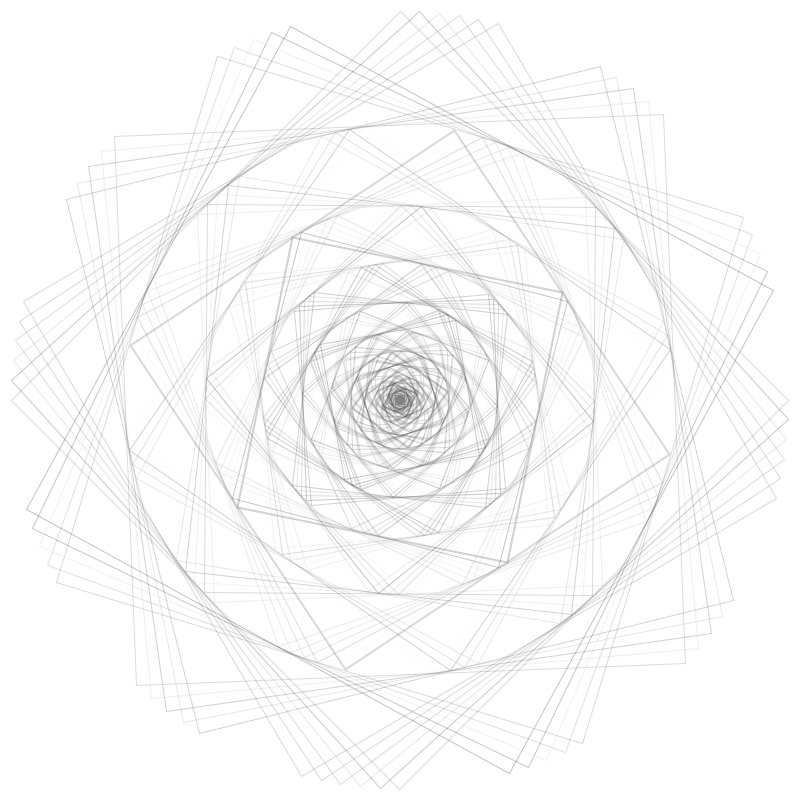
Frame 1 (no input)
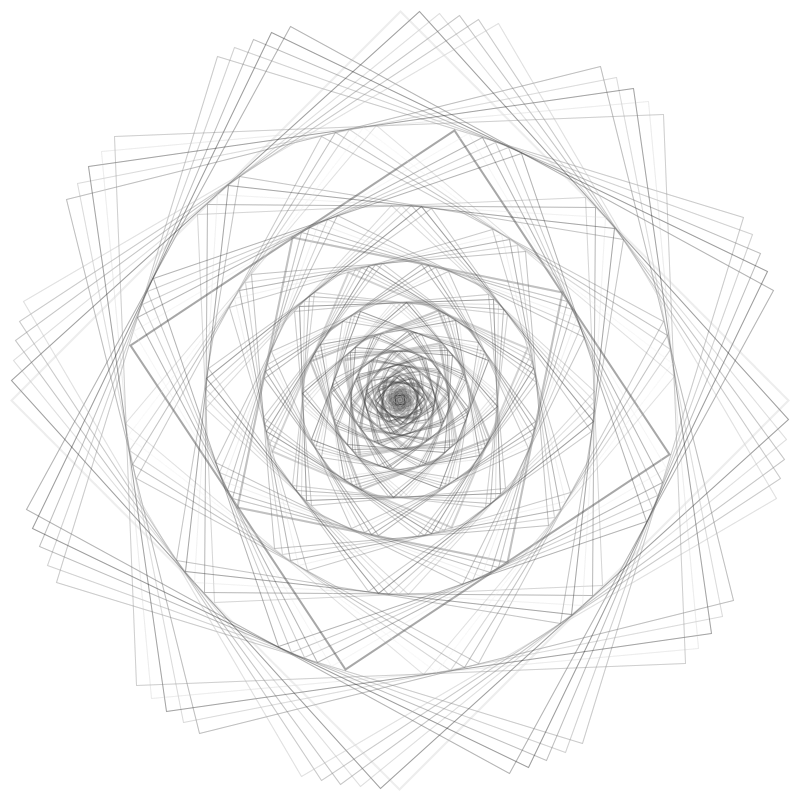
Frame 2 (the mouse pressed at the canvas centre, redrawn once)

The Processing sketch that drew these frames (run headless with seeded random() and noise(); the mouse was pressed at the canvas centre and the sketch redrawn once):

// Processing sketch: processing_31277
// ── processing_31277.pde

void setup()
{
  size(800,800);
  background(255);
  noLoop();
}

void draw()
{
  strokeWeight(2);
  stroke(0);
 // fill(0,5);
  noFill();

  float a;
  int b = 0;
  rectMode(CENTER);
  translate(width/2,height/2);
  int c = 10;
  float x = 0;
  float rot = 32;
  float r = PI/rot;
  float rd = 0;
  float gr = 0;
  float bl = 0;  
  
while(x<.5*rot)
  {
    b = 0;
    a = 550;
    while(b<c)
    {
      rd=random(255);
      gr=random(255);
      bl=random(255);
     // fill(rd,20);
      stroke(rd,60);
      rotate((PI/4));
      rect(0,0,a,a);
      a = (sqrt(a*a+a*a))/2;
      
     //fill(255-rd,60);
      stroke(255-rd,60);
      
      rotate((PI/4)-rot);
      rect(0,0,a,a);
      a = (sqrt(a*a+a*a))/2;
      b=b+1;
    }
    strokeWeight(1);
    rotate(r);
    x = x+1;
  }
}
